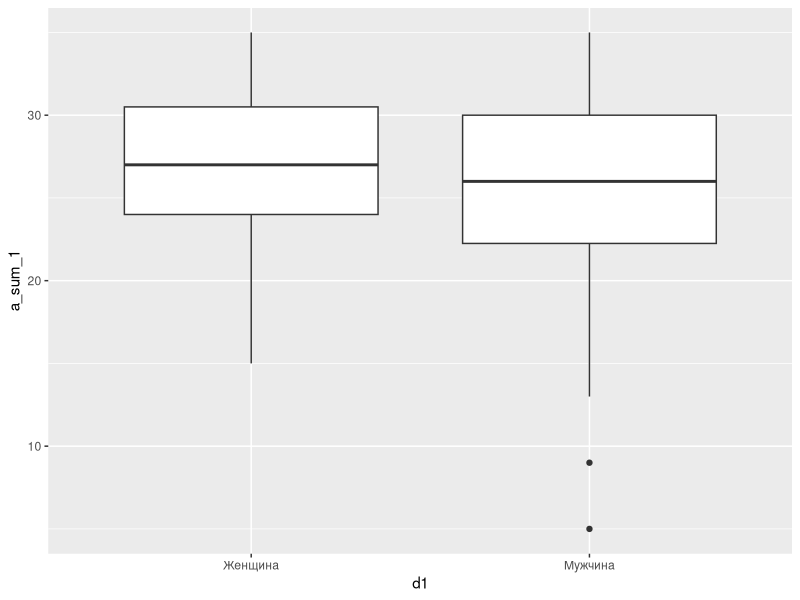
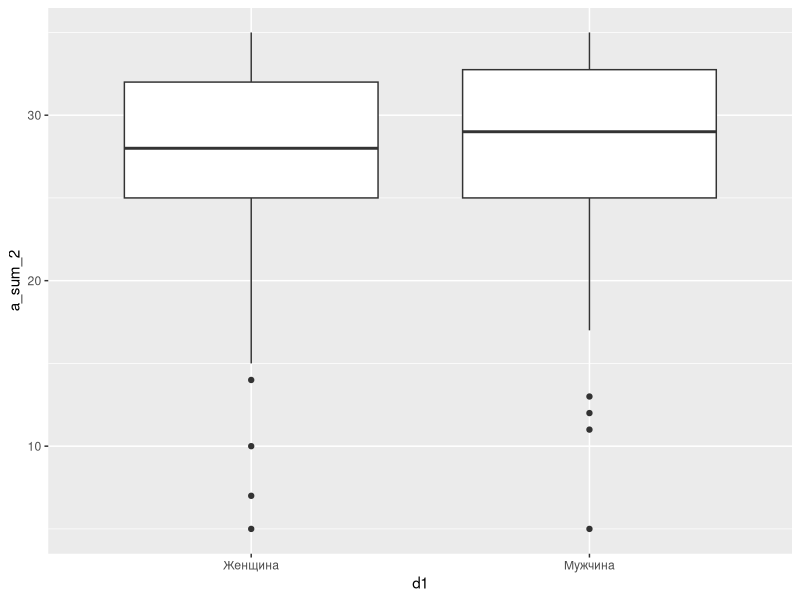
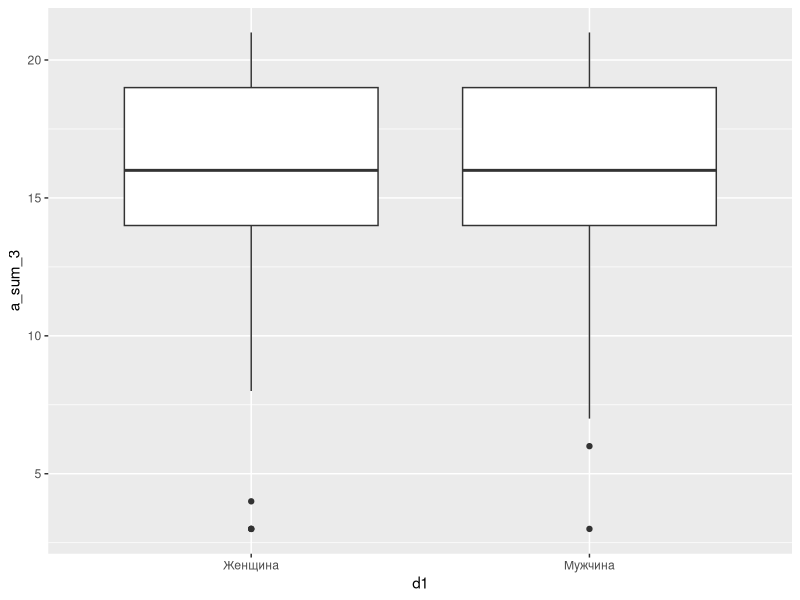
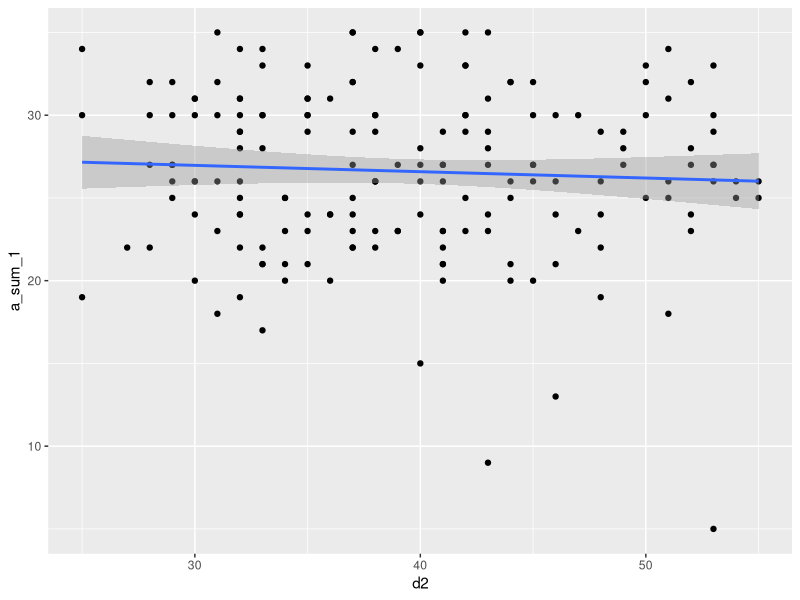
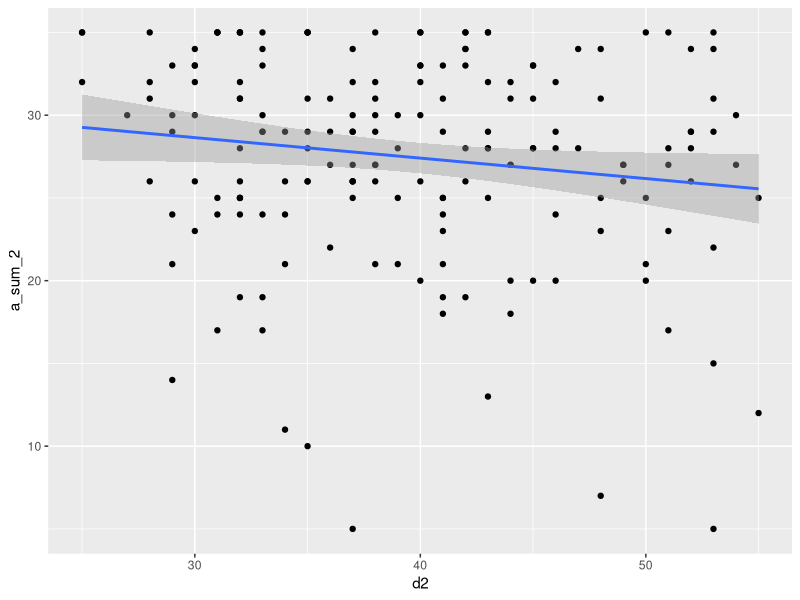
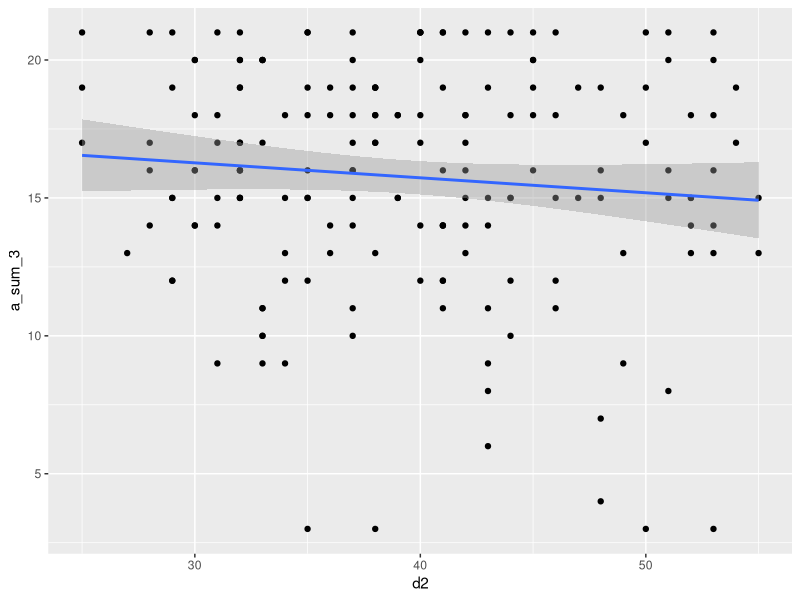

These charts were generated, in order, by the following R code:
install.packages('rstatix')
library(tidyverse)
library(rstatix)

anket_an_1 <- read_csv('anket_an_1.csv')

#Конвергентная валидность -----

cor(select(anket_an_1, c(a_sum_1, c_sum_5)))
cor(select(anket_an_1, c(a_sum_2, c_sum_2, c_sum_5, b_sum_1, b_sum_4)))
cor(select(anket_an_1, c(a_sum_1, c_sum_4, b_sum_5, b_sum_6)))

#Посмотрим соц-дем ----
anket_an_1 %>% filter(d1 %in% c('Женщина','Мужчина')) %>% t_test(a_sum_1 ~ d1) # незначимо
ggplot(anket_an_1, aes(x=d1, y=a_sum_1)) + 
  geom_boxplot()
anket_an_1 %>% filter(d1 %in% c('Женщина','Мужчина')) %>% t_test(a_sum_2 ~ d1) # незначимо
ggplot(anket_an_1, aes(x=d1, y=a_sum_2)) + 
  geom_boxplot()
anket_an_1 %>% filter(d1 %in% c('Женщина','Мужчина')) %>% t_test(a_sum_3 ~ d1) # незначимо
ggplot(anket_an_1, aes(x=d1, y=a_sum_3)) + 
  geom_boxplot()

cor.test(anket_an_1$d2,anket_an_1$a_sum_1) # незначимо
ggplot(anket_an_1, aes(x=d2, y=a_sum_1)) + 
  geom_point() +
  geom_smooth(method = lm)
cor.test(anket_an_1$d2,anket_an_1$a_sum_2) # значимо
ggplot(anket_an_1, aes(x=d2, y=a_sum_2)) + 
  geom_point() +
  geom_smooth(method = lm)
cor.test(anket_an_1$d2,anket_an_1$a_sum_3) # незначимо
ggplot(anket_an_1, aes(x=d2, y=a_sum_3)) + 
  geom_point() +
  geom_smooth(method = lm)
